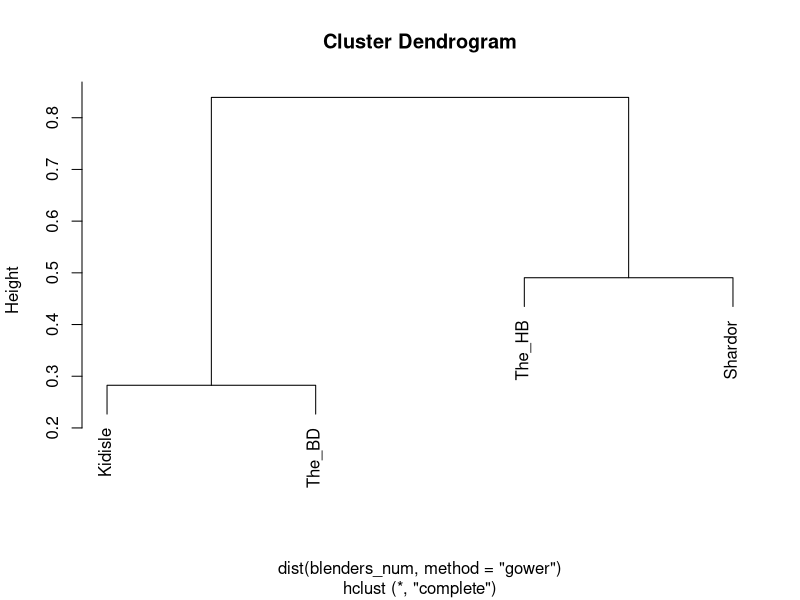
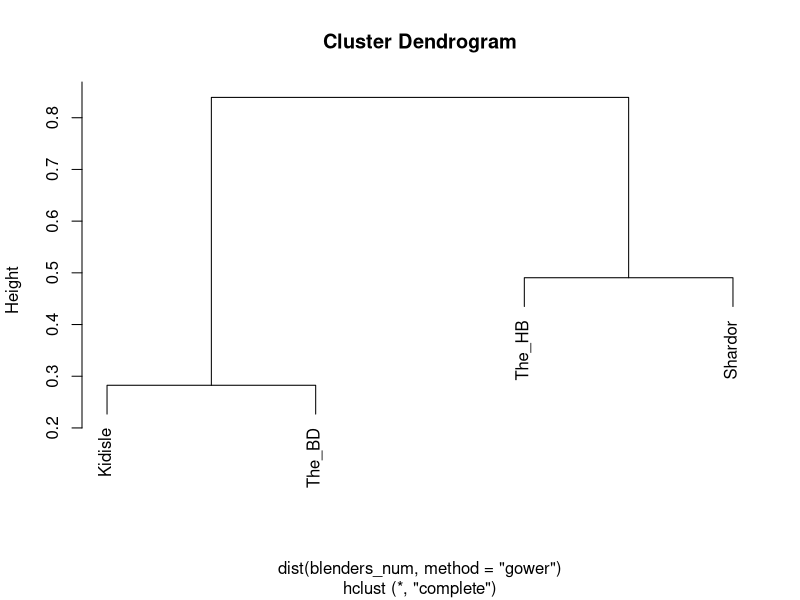

The R script that drew these images, in order:
## ---- chunk 1
install.packages("proxy", dependencies=TRUE)
## ---- chunk 2
library(proxy)
## ---- chunk 3
blenders<-read.table("blenders.txt", header=TRUE)
## ---- chunk 4
blenders
## ---- chunk 5
blenders_num<-blenders[,-1]
rownames(blenders_num)<-blenders$blenders
simil(blenders_num, method="gower")
## ---- chunk 6
h1<-hclust(dist(blenders_num, method="gower"))
plot(h1)
## ---- chunk 7
install.packages("proxy", dependencies=TRUE)
## ---- chunk 8
library(proxy)
## ---- chunk 9
blenders<-read.table("blenders.txt", header=TRUE)
## ---- chunk 10
blenders
## ---- chunk 11
blenders_num<-blenders[,-1]
rownames(blenders_num)<-blenders$blenders
simil(blenders_num, method="gower")
## ---- chunk 12
h1<-hclust(dist(blenders_num, method="gower"))
plot(h1)
